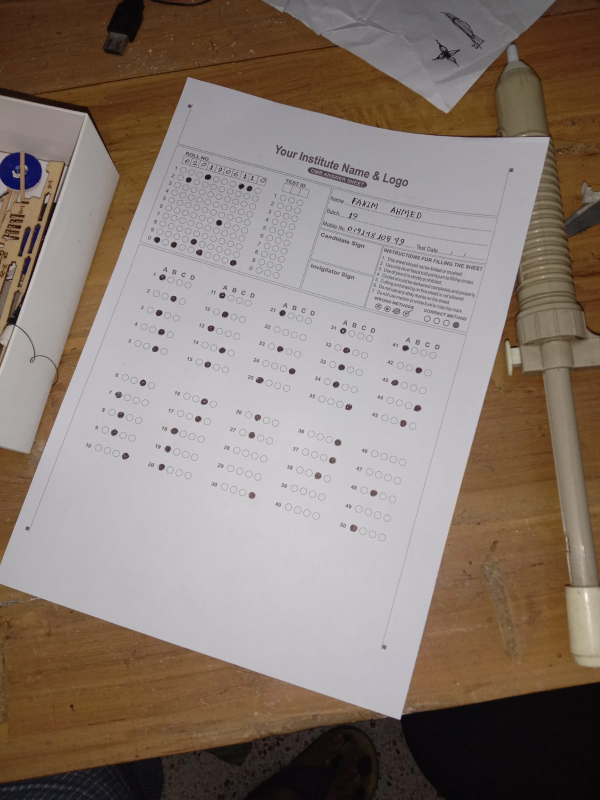
#> input picture data/std_10.jpeg, 1200 x 1600 px, given in place of ref.jpg, which was not available (shown at 1/2 size)
$ jupyter execute Image_Registration_1906112_me.ipynb   (shell and % lines are left out)   (text cells are left out)
#> lines starting #> are read from the running program, lines starting #| are printed output that depends on the picture; after the words box and inside, x2 and y2 are one past the last pixel; in counts of white or black regions, pixels touching at a corner belong together; pictures that were not available may be replaced by others from this repository, and a replacement may not be noted
[cell 1]
## Import
import os
import cv2
import numpy as np
import matplotlib.pyplot as plt


# List of image URLs on GitHub
image_urls = [
    #"https://raw.githubusercontent.com/AbrarMahmud/EEE_447/main/data/ref.jpg",
    "https://raw.githubusercontent.com/AbrarMahmud/EEE_447/main/data/std_1.jpeg",
    "https://raw.githubusercontent.com/AbrarMahmud/EEE_447/main/data/std_2.jpeg",
    "https://raw.githubusercontent.com/AbrarMahmud/EEE_447/main/data/std_3.jpeg",
    "https://raw.githubusercontent.com/AbrarMahmud/EEE_447/main/data/std_4.jpeg",
    "https://raw.githubusercontent.com/AbrarMahmud/EEE_447/main/data/std_5.jpeg",
    "https://raw.githubusercontent.com/AbrarMahmud/EEE_447/main/data/std_6.jpeg",
    "https://raw.githubusercontent.com/AbrarMahmud/EEE_447/main/data/std_7.jpeg"
]

# Folder where you want to save the images in Colab
#local_folder = "/content/images/"
local_folder = os.getcwd()

# Create the folder if it doesn't exist
os.makedirs(local_folder, exist_ok=True)

## For reference image.....................................................................
local_path = os.path.join(local_folder, f"ref.jpg")
    # Use wget to download the image
ref_url ="https://raw.githubusercontent.com/AbrarMahmud/EEE_447/main/data/Inkedref_1_LI.jpg"
#ref_url ="https://raw.githubusercontent.com/AbrarMahmud/EEE_447/main/data/ref.jpg"
    # Check if the download was successful
if os.path.isfile(local_path):
   print(f"ref_img successfully saved to {local_path}")
else:
   print(f"Failed to retrieve ref_img.")


# Loop through for test image..............................................................
for i, image_url in enumerate(image_urls, 1):
    # Construct the local path for each image
    local_path = os.path.join(local_folder, f"img_{i}.jpeg")

    # Use wget to download the image
    !wget $image_url -O $local_path

    # Check if the download was successful
    if os.path.isfile(local_path):
        print(f"Image {i} successfully saved to {local_path}")
    else:
        print(f"Failed to retrieve image {i}.")

# List the files in the local folder

[cell 2]
# Read reference image
refFilename = "ref.jpg"
print("Reading reference image:", refFilename)
im1 = cv2.imread(refFilename, cv2.IMREAD_COLOR)
#> im1 is the input picture: shape (1600, 1200, 3); mean B, G, R 115.4, 123.9, 136.8
im1 = cv2.cvtColor(im1, cv2.COLOR_BGR2RGB)


# Read image to be aligned##################TEST_IMAGE#########################works on: 3,4,5,6,7
imFilename = "img_7.jpeg"
print("Reading image to align:", imFilename)
im2 = cv2.imread(imFilename, cv2.IMREAD_COLOR)
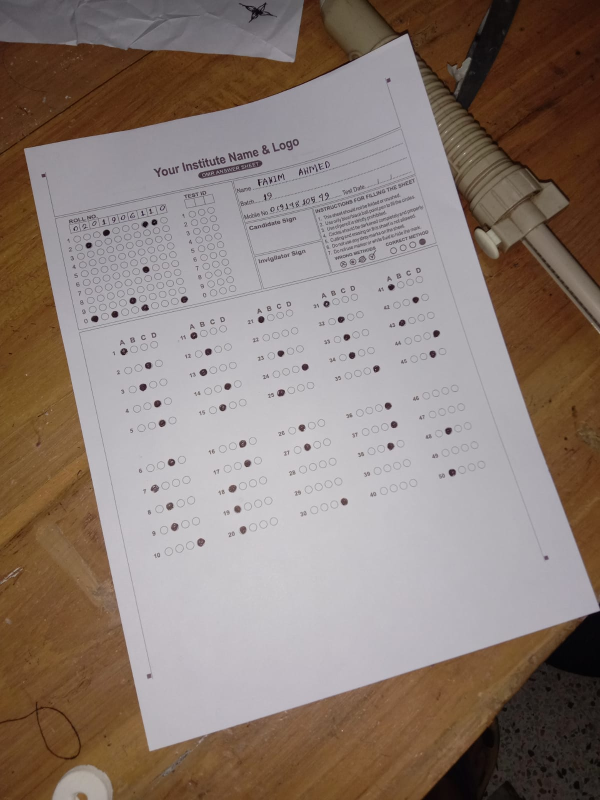
#> input picture data/std_9.jpeg, 1200 x 1600 px, given in place of img_7.jpeg, which was not available (shown at 1/2 size)
#> im2 is the input picture: shape (1600, 1200, 3); mean B, G, R 117.4, 125.1, 139.6
im2 = cv2.cvtColor(im2, cv2.COLOR_BGR2RGB) #This function is used only to convert BGR--->RGB
# [11 lines of commented-out code are left out]

[cell 3]
# Display Images

plt.figure(figsize=[20, 10]);
plt.subplot(121); plt.axis('off'); plt.imshow(im1); plt.title("Original Form")
plt.subplot(122); plt.axis('off'); plt.imshow(im2); plt.title("Scanned Form")

[cell 4]
def mask_gen(image, lower_bound, upper_bound):
    # Threshold the grayscale image
#> called with lower_bound = 120, upper_bound = 255
    _, binary_image = cv2.threshold(image, lower_bound, upper_bound, cv2.THRESH_BINARY)
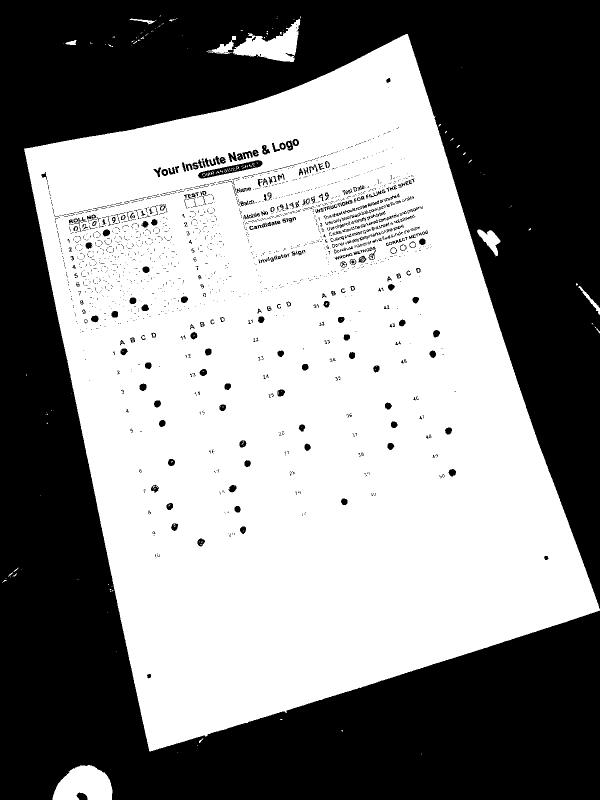
#> binary_image: shape (1600, 1200) (shown at 1/2 size); 53.7% white; 1930 black regions (1606 under 20 px)

    # Find contours
    contours, _ = cv2.findContours(binary_image, cv2.RETR_EXTERNAL, cv2.CHAIN_APPROX_SIMPLE)
#> contours = 98 contours, 91 with area under 20; largest, box (x1, y1, x2, y2) and area: (48, 68, 1200, 1503) 1040302, (105, 1530, 225, 1600) 6022, (414, 38, 601, 124) 5766, (954, 459, 1001, 513) 1026, (1157, 572, 1200, 630) 324, (259, 37, 313, 49) 136, (131, 80, 153, 90) 112

    # Identify the largest contour
    largest_contour = max(contours, key=cv2.contourArea, default=None)
#> largest_contour = contour of 2284 points, box (x1, y1, x2, y2) (48, 68, 1200, 1503), area 1040302

    mask = np.zeros_like(binary_image)
    cv2.drawContours(mask, [largest_contour], 0, 255, thickness=cv2.FILLED)
#> mask: shape (1600, 1200); 54.3% white; 1 black region, box (x1, y1, x2, y2) and area: (0, 0, 1200, 1600) 877679

    return mask


# Define intensity range for detection (adjust based on the intensity of the blob you want to detect)
lower_bound = 120  # Example: lower bound for blob intensity
upper_bound = 255  # Example: upper bound for blob intensity

im2_gray = cv2.cvtColor(im2, cv2.COLOR_BGR2GRAY)
# Find the largest blob
msk = mask_gen(im2_gray, lower_bound, upper_bound)
## Image enhancment:
im2_adpt_thres = cv2.adaptiveThreshold(im2_gray, 255, cv2.ADAPTIVE_THRESH_MEAN_C, cv2.THRESH_BINARY, 11,6)
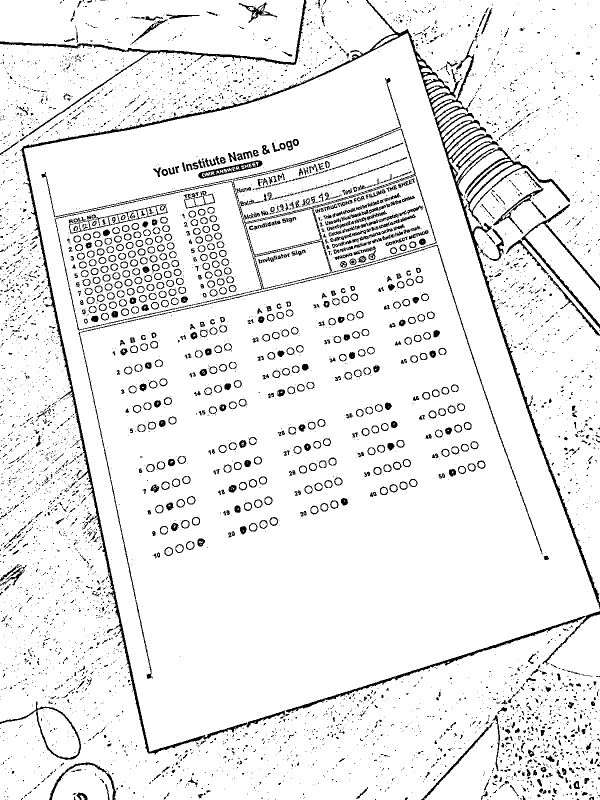
#> im2_adpt_thres: shape (1600, 1200) (shown at 1/2 size); 92.6% white; 5719 black regions (4691 under 20 px), largest, box (x1, y1, x2, y2) and area: (40, 0, 949, 1509) 15255, (869, 199, 1200, 1218) 11428, (109, 257, 874, 661) 5674
# Applying mask
im2_adpt_masked = cv2.bitwise_and(im2_adpt_thres,im2_adpt_thres, mask= msk)
#> im2_adpt_masked: shape (1600, 1200); 50.8% white; 1312 black regions (635 under 20 px), largest, box (x1, y1, x2, y2) and area: (0, 0, 1200, 1600) 878063, (109, 257, 874, 661) 5674, (157, 490, 1085, 1349) 4093
im2_masked = cv2.bitwise_and(im2,im2, mask= msk)
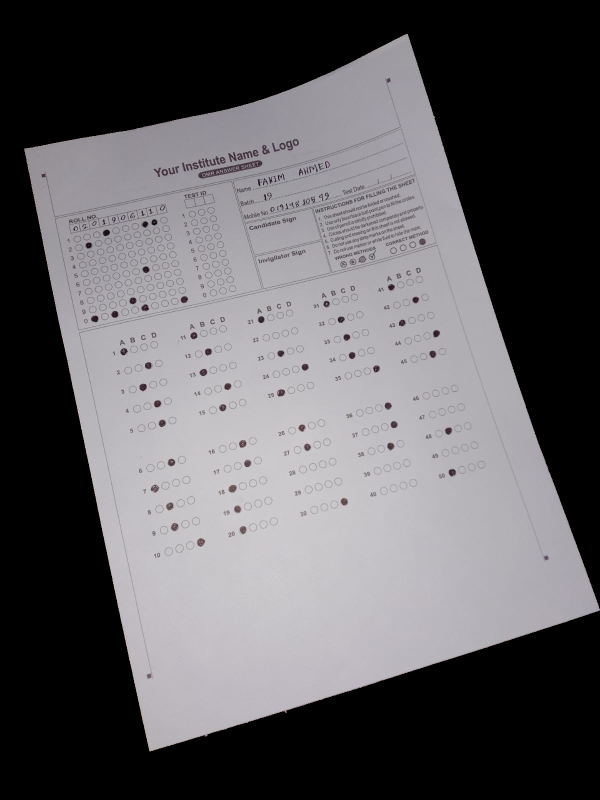
#> im2_masked: shape (1600, 1200, 3) (shown at 1/2 size); mean R, G, B 95.9, 94.2, 97.2


plt.figure(figsize=[10, 10]);
plt.subplot(121); plt.axis('off'); plt.imshow(im2); plt.title("im2 Form")
plt.subplot(122); plt.axis('off'); plt.imshow(im2_masked); plt.title("Final image")

def sharpen_image(image):
    # Define a sharpening kernel
    kernel = np.array([[-1, -1, -1],
                       [-1, 9, -1],
                       [-1, -1, -1]])

    # Apply the kernel to the image using convolution
    sharpened_image = cv2.filter2D(image, -1, kernel)

    return sharpened_image
sharpened_image1 = sharpen_image(im2_adpt_masked)
sharpened_image2 = sharpen_image(im2_masked)

plt.figure(figsize=[10, 10]);
plt.subplot(121); plt.axis('off'); plt.imshow(sharpened_image1); plt.title("im2 Form")
plt.subplot(122); plt.axis('off'); plt.imshow(sharpened_image2); plt.title("Final image")

[cell 5]
# Convert images to grayscale
im1_gray = cv2.cvtColor(im1, cv2.COLOR_BGR2GRAY)
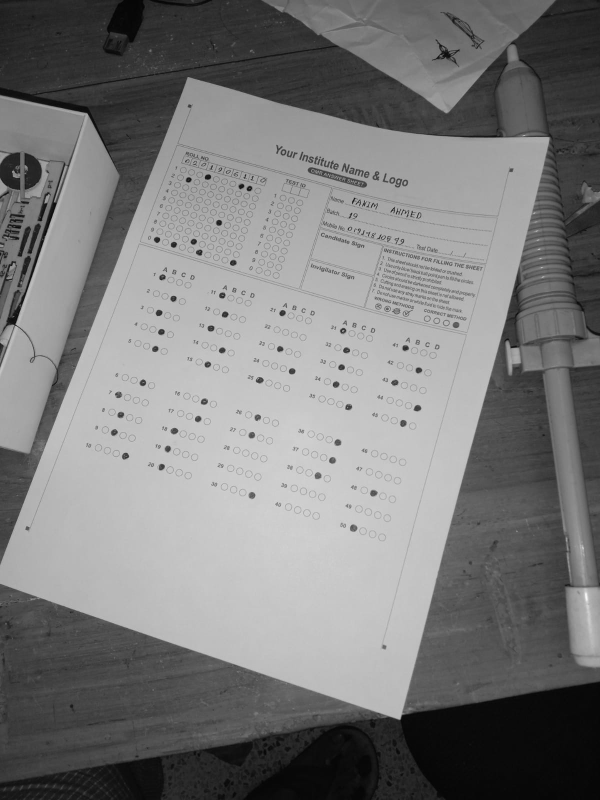
#> im1_gray: shape (1600, 1200) (shown at 1/2 size); min 0, max 249, mean 122.9


#im2_gray = cv2.cvtColor(im2, cv2.COLOR_BGR2GRAY)
im2_gray = cv2.cvtColor(im2_masked, cv2.COLOR_BGR2GRAY)
#im2_gray = im2_adpt_masked

#im2_gray = cv2.cvtColor(sharpened_image2, cv2.COLOR_BGR2GRAY)
#im2_gray = sharpened_image1


# Detect ORB features and compute descriptors.
MAX_NUM_FEATURES = 5500  #####################500
orb = cv2.ORB_create(MAX_NUM_FEATURES)
keypoints1, descriptors1 = orb.detectAndCompute(im1_gray, None) ## number of key points for both image need not be same
#> keypoints1 = 5345 keypoints; strongest (x, y, size): (787, 419, 31), (805, 481, 31), (776, 479, 31), (314, 480, 77.1)
keypoints2, descriptors2 = orb.detectAndCompute(im2_gray, None)
#> keypoints2 = 5270 keypoints; strongest (x, y, size): (300, 1501, 31), (563, 411, 31), (813, 69, 31), (571, 1423, 31)

# Display
im1_display = cv2.drawKeypoints(im1, keypoints1, outImage=np.array([]),
                                color=(255, 0, 0), flags=cv2.DRAW_MATCHES_FLAGS_DRAW_RICH_KEYPOINTS)
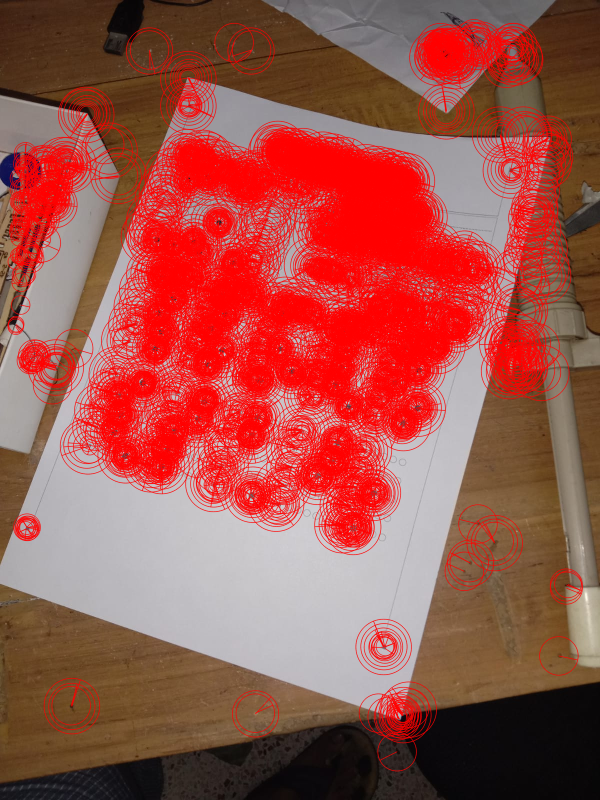
#> im1_display: shape (1600, 1200, 3) (shown at 1/2 size); mean R, G, B 159.8, 82.3, 73.5

im2_display = cv2.drawKeypoints(im2, keypoints2, outImage=np.array([]),
                                color=(255, 0, 0), flags=cv2.DRAW_MATCHES_FLAGS_DRAW_RICH_KEYPOINTS)
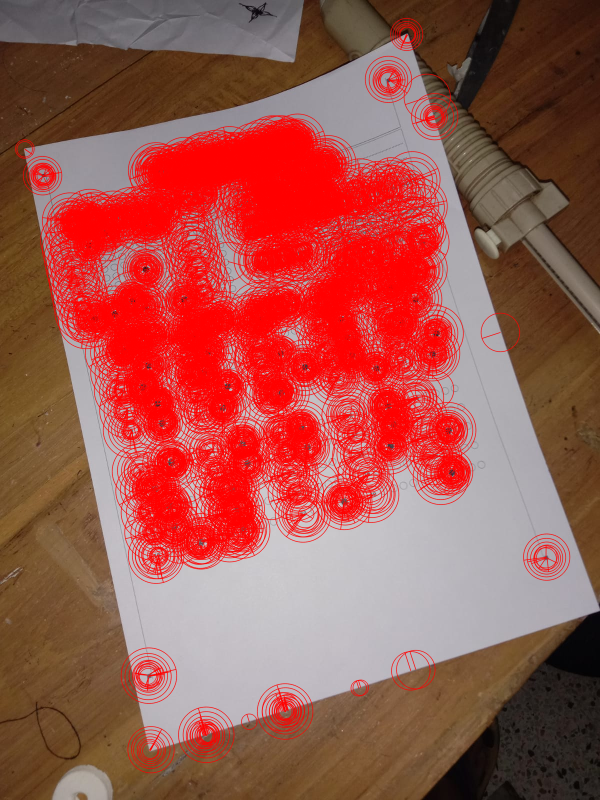
#> im2_display: shape (1600, 1200, 3) (shown at 1/2 size); mean R, G, B 159.4, 85.5, 76.6

[cell 6]
plt.figure(figsize=[20,10])
plt.subplot(121); plt.axis('off'); plt.imshow(im1_display); plt.title("Original Form");
plt.subplot(122); plt.axis('off'); plt.imshow(im2_display); plt.title("Scanned Form");

[cell 7]
# Match features.
matcher = cv2.DescriptorMatcher_create(cv2.DESCRIPTOR_MATCHER_BRUTEFORCE_HAMMING)

# Converting to list for sorting as tuples are immutable objects.
matches = list(matcher.match(descriptors1, descriptors2, None))
#> matches = 5345 matches

# Sort matches by score
matches.sort(key=lambda x: x.distance, reverse=False)

# Remove not so good matches
numGoodMatches = int(len(matches) * 0.05)
#> numGoodMatches = 267
matches = matches[:numGoodMatches]
#> matches = 267 matches

[cell 8]
# Draw top matches
im_matches = cv2.drawMatches(im1, keypoints1, im2, keypoints2, matches, None)
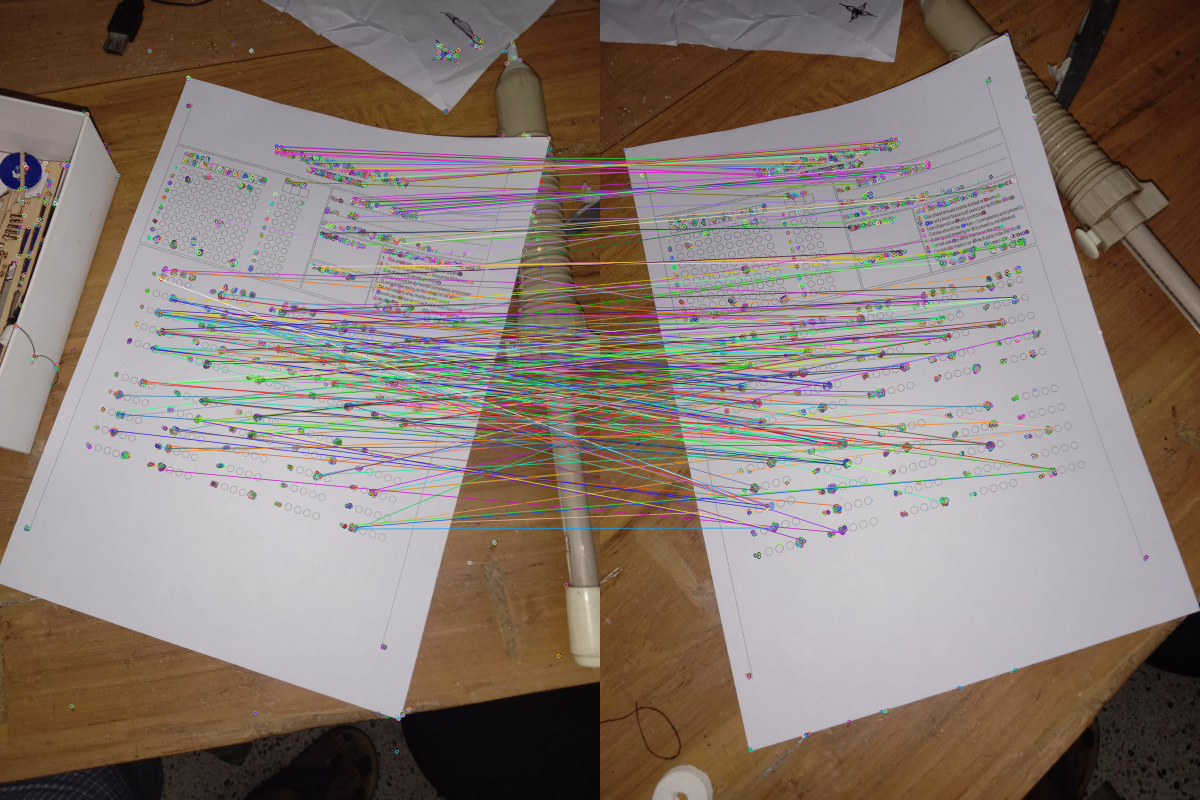
#> im_matches: shape (1600, 2400, 3) (shown at 1/2 size); mean R, G, B 135.7, 122.4, 114.7

plt.figure(figsize=[40, 10])
plt.imshow(im_matches);plt.axis("off");plt.title("Original Form")

[cell 9]
# Extract location of good matches
points1 = np.zeros((len(matches), 2), dtype=np.float32)
#> points1 = 267 pairs, first value 0 to 0, second value 0 to 0
points2 = np.zeros((len(matches), 2), dtype=np.float32)
#> points2 = 267 pairs, first value 0 to 0, second value 0 to 0

for i, match in enumerate(matches):
    points1[i, :] = keypoints1[match.queryIdx].pt
    points2[i, :] = keypoints2[match.trainIdx].pt
#> after the loop, points1 = 267 pairs, first value 223.2 to 954.7, second value 292 to 1057.5; points2 = 267 pairs, first value 228 to 909.6, second value 277.9 to 1081.4

# Find homography
h, mask = cv2.findHomography(points2, points1, cv2.RANSAC)
#> h = [[0.696, -0.477, 490.5], [0.372, 0.813, -104.7], [-0.000116, 5.32e-05, 1]]; mask = 267 values, max 1 at index 2, min 0 at index 0, mean 0.337

[cell 10]
# Use homography to warp image
height, width, channels = im1.shape
#> height = 1600; width = 1200; channels = 3
im2_reg = cv2.warpPerspective(sharpened_image1, h, (width, height))
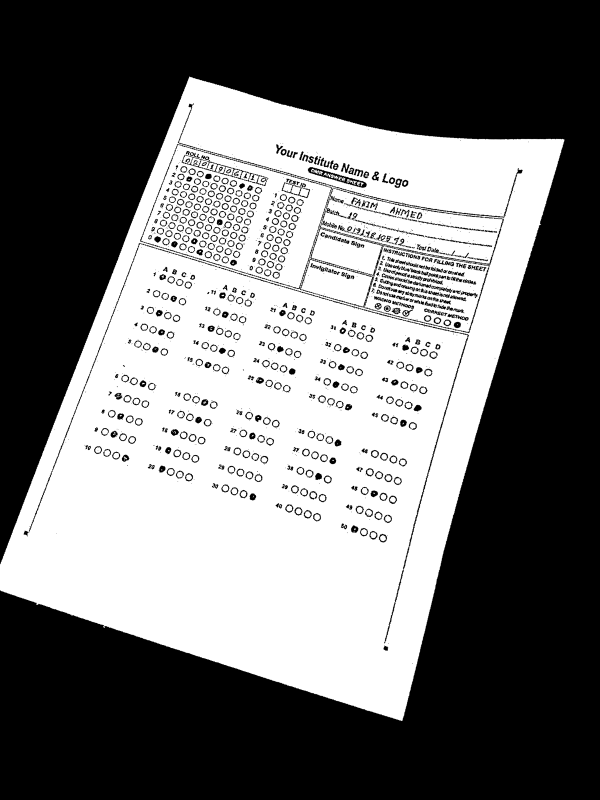
#> im2_reg: shape (1600, 1200) (shown at 1/2 size); min 0, max 255, mean 112.6

# Display results
plt.figure(figsize=[10, 5])
plt.subplot(121);plt.imshow(im1);    plt.axis("off");plt.title("Original Form")
plt.subplot(122);plt.imshow(im2_reg,'gray');plt.axis("off");plt.title("Scanned Form")
